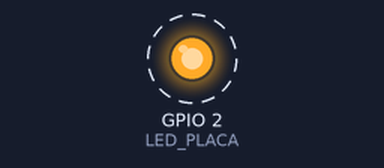
A sketch run on a simulated ESP32. Shown: output pins drawn as LEDs (lit = HIGH). Dashed ring = blinking. What the sketch prints to the serial monitor is not drawn.

Above: at 0.2 s.
Timing chart, 0 to 3.0 s (numbered marks = the images above):
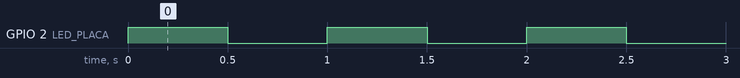

Measured:
- by itself, GPIO 2 (LED_PLACA): alternates HIGH for 0.50 s and LOW for 0.50 s

The sketch:

T01_Blink.ino
```cpp
#define LED_PLACA 2

void setup() {
  Serial.begin(115200);
  pinMode(LED_PLACA, OUTPUT);
  Serial.println("ESP32 funcionando!");
}

void loop() {
  digitalWrite(LED_PLACA, HIGH);
  delay(500);
  digitalWrite(LED_PLACA, LOW);
  delay(500);
  Serial.println("Pisca!");
}
```
